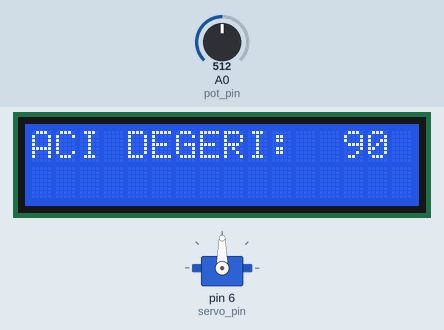
Bench run of a sketch on a simulated Arduino Uno, built with avr-gcc and run on an emulated ATmega328P. On the bench: 16×2 character LCD, servo. The inputs (shaded band) are chosen by the test bench; at power-on: A0 (pot_pin) = 512.

Above: at 1.26 s.
1.3 s: A0 (pot_pin) set to 716
At 1.52 s:
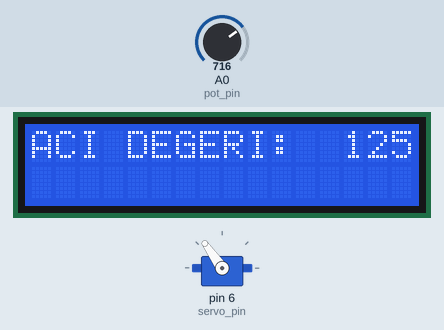
3.6 s: A0 (pot_pin) set to 900
At 4.14 s:
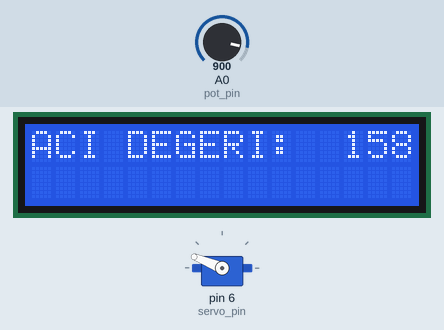
5.8 s: A0 (pot_pin) set to 1023
At 6.35 s:
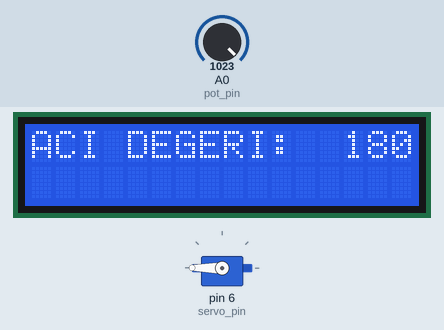
8.0 s: A0 (pot_pin) set to 306
At 8.54 s:
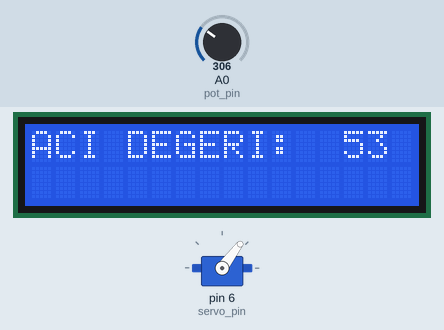
10.2 s: A0 (pot_pin) set to 122
At 10.74 s:
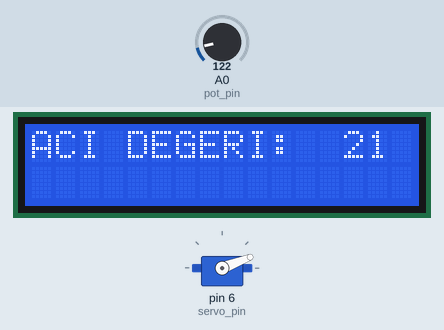
12.4 s: A0 (pot_pin) set to 0
At 12.94 s:
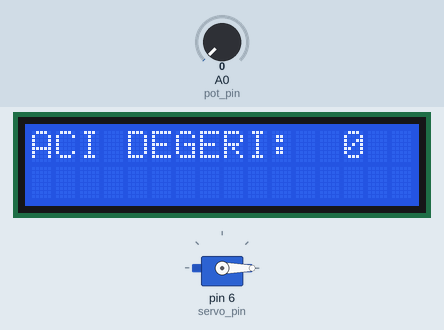
Timing chart, 0 to 15.4 s (numbered marks = the images above; inputs shaded):
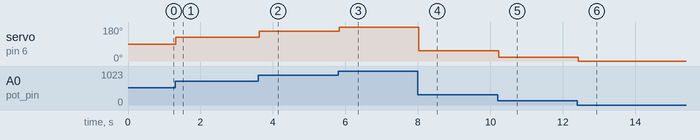

The sketch:

LCD_SERVO_DE_ER_.ino
```cpp
#include <LiquidCrystal.h>
#include <Servo.h>
LiquidCrystal lcd(12,11,5,4,3,2);
Servo servo_kontrol;//SErvo_kontrol adında servo nesnesi oluşturuldu
int pot_pin=0;
int servo_pin=6;
int pot_deger=0;
int servo_aci=0;

void setup(){
  lcd.begin(16,2);
  servo_kontrol.attach(servo_pin);
}
void loop() {
 pot_deger=analogRead(pot_pin);
 servo_aci=map(pot_deger,0,1023,0,180);
 servo_kontrol.write(servo_aci);
 lcd.setCursor(0,0);
 lcd.print("ACI DEGERI: ");
 lcd.setCursor(13,0);
 lcd.print(servo_aci);
 delay(100);
 lcd.clear();
}
```

Measured:
- after the input at 1.3 s, servo on pin 6 (servo_pin): 90° → 125° at once; the display: changes at once (image 1)
- after the input at 3.6 s, servo on pin 6 (servo_pin): 125° → 158° at once; the display: changes at once (image 2)
- after the input at 5.8 s, servo on pin 6 (servo_pin): 158° → 180° at once; the display: changes at once (image 3)
- after the input at 8.0 s, servo on pin 6 (servo_pin): 180° → 53° at once; the display: changes at once (image 4)
- after the input at 10.2 s, servo on pin 6 (servo_pin): 53° → 21° at once; the display: changes at once (image 5)
- after the input at 12.4 s, servo on pin 6 (servo_pin): 21° → 0° at once; the display: changes at once (image 6)
- what the display in image 1 shows lasts 0.4 s, from 1.3 s to 1.7 s
